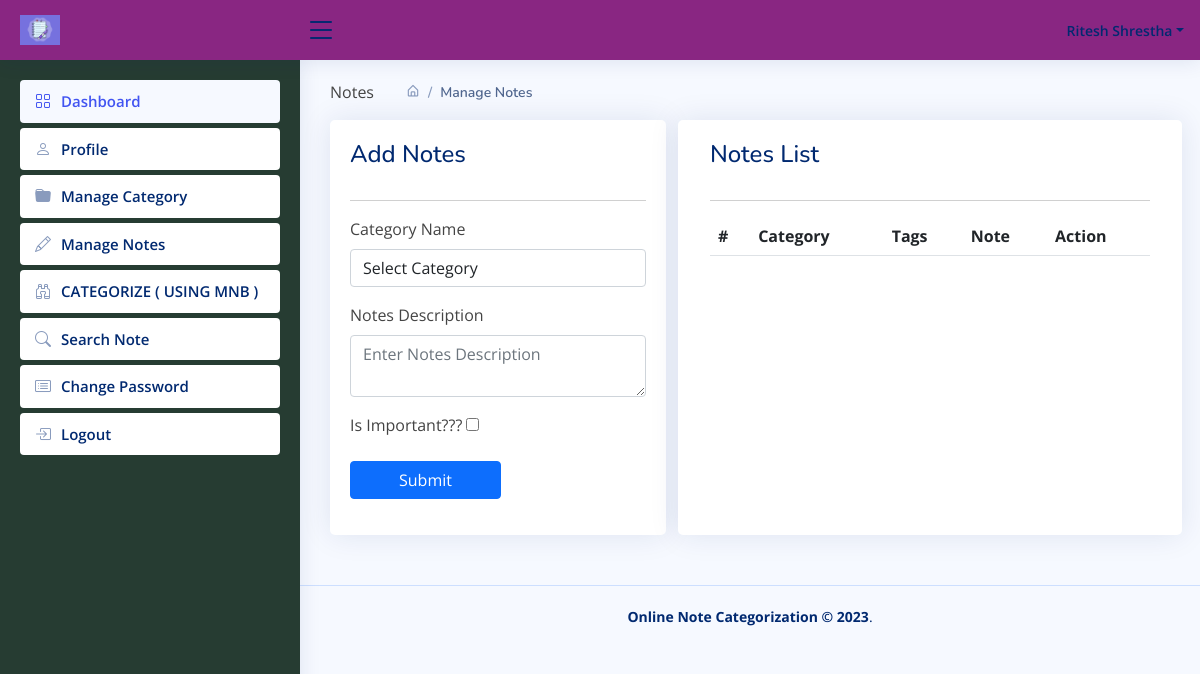
The page /manageNotes (signed in) on the database as committed earlier.
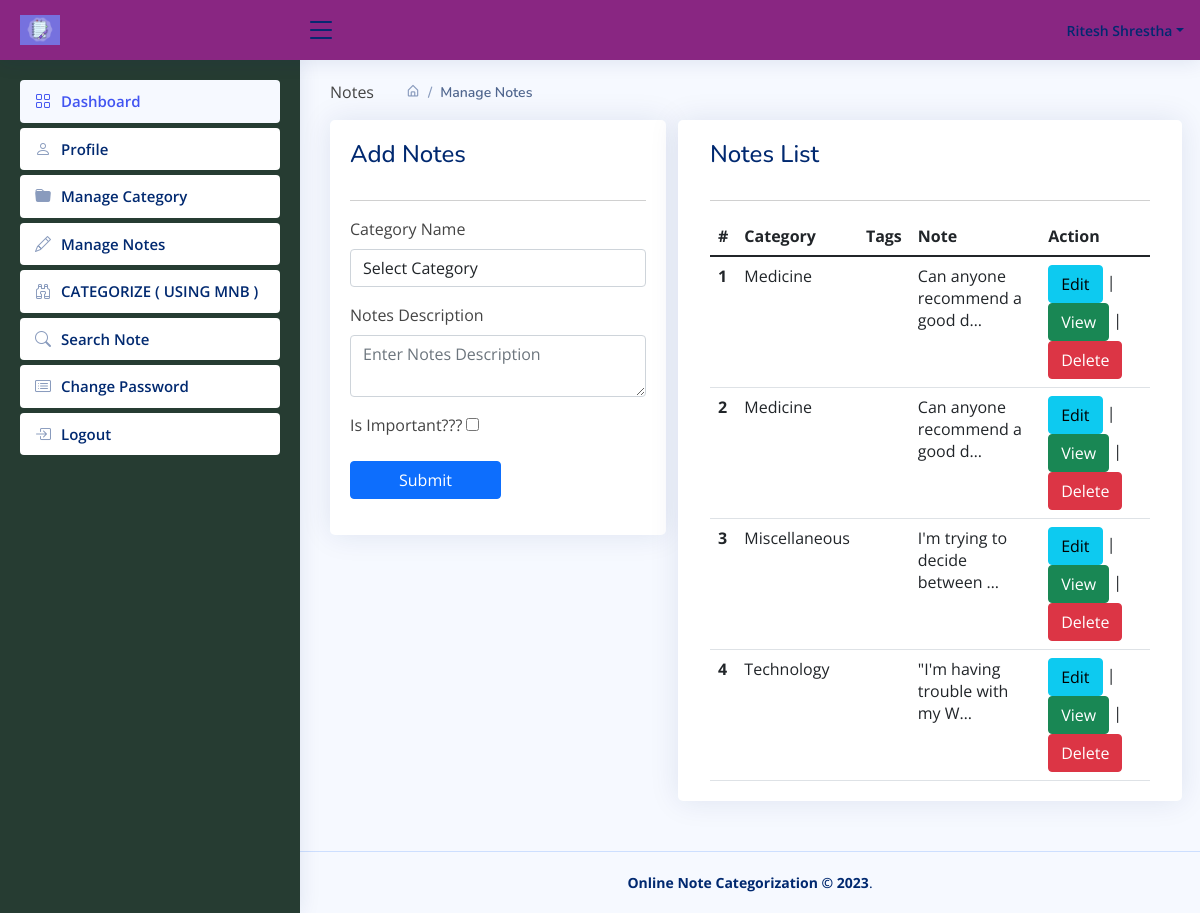
The same page on the database as committed later.
### enotes/models.py (models this page shows, shortened)
class Notes(models.Model):
        signup = models.ForeignKey(Signup, on_delete=models.CASCADE, null=True)
        category = models.ForeignKey(Category, on_delete=models.CASCADE, null=True)
        noteDescription = models.CharField(max_length=250, null=True)
        CreationDate = models.DateTimeField(auto_now_add=True)
        UpdationDate = models.DateField(null=True)
        is_important = models.BooleanField(default=False)
        tags = models.CharField(max_length=250, null=True)

class Category(models.Model):
    signup = models.ForeignKey(Signup, on_delete=models.CASCADE, null=True)
    categoryName = models.CharField(max_length=150, null=True)
    CreationDate = models.DateTimeField(auto_now_add=True)

### enotes/views.py (the view, shortened to what this page needs)
# urls.py: path('manageNotes', manageNotes, name='manageNotes'),
def manageNotes(request):
    if not request.user.is_authenticated:
        return redirect('user_login')
    user = User.objects.get(id=request.user.id)
    signup = Signup.objects.get(user=user)
    category = Category.objects.filter(signup=signup)
    notes = Notes.objects.filter(Q(category__in=category)).order_by('-CreationDate')
    return render(request, 'manageNotes.html', locals())

### enotes/templates/manageNotes.html (shortened to what the changed rows need)
{% extends 'usernavbar.html' %}
{% load static %}
{% block main %}
<div class="page-wrapper">
    <div class="page-content-wrapper">
        <div class="page-content">
            <div class="row">
                <div class="card radius-15 col-xl-7">
                    <div class="card-body">
                        <div class="table-responsive">
                            <table class="table mb-0">
                                <thead>
                                <tr>
                                    <th scope="col">#</th>
                                    <th scope="col">Category</th>
                                    <th scope="col">Tags</th>
                                    <th scope="col">Note</th>
                                    <th scope="col">Action</th>
                                </tr>
                                </thead>
                                <tbody>
                                {% for i in notes %}
                                <tr>
                                    <th scope="row">{{forloop.counter}}</th>
                                    <td>{{i.category.categoryName}}</td>
                                    <td>
                                    </td>
                                     <td>{{ i.noteDescription|truncatechars:30 }}</td>
                                    <td><a href="{% url 'editNotes' i.id %}" class="btn btn-info">Edit</a> |
                                        <a href="{% url 'viewNotes' i.id %}" class="btn btn-success">View</a> |<a href="{% url 'deleteNotes' i.id %}"
                                           onclick="return confirm('Are you sure to Delete')" class="btn btn-danger">Delete</a>
                                    </td>
                                </tr>
                                {% endfor %}
                                </tbody>
                            </table>
                        </div>
                    </div>
                </div>
            </div>
        </div>
    </div>
</div>
{% endblock %}

Rows that differ between the two databases and show on the page:
added Notes: category.categoryName "Medicine", noteDescription "Can anyone recommend a good d…"
added Notes: category.categoryName "Medicine", noteDescription "Can anyone recommend a good d…"
added Notes: category.categoryName "Miscellaneous", noteDescription "I'm trying to decide between …"
added Notes: category.categoryName "Technology", noteDescription "\"I'm having trouble with my W…"
